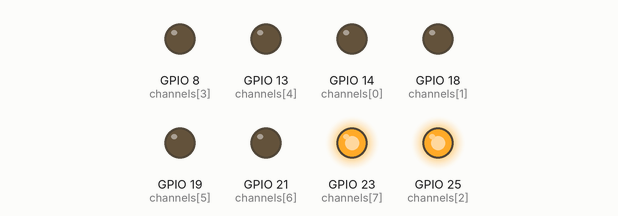
Recording of a program running on a simulated Raspberry Pi (BCM pin numbers). On the bench: output pins drawn as LEDs (lit = HIGH). At 10.0 s the program stops and its outputs stay as they are.

Above: at 0.1 s.
At 1.1 s:
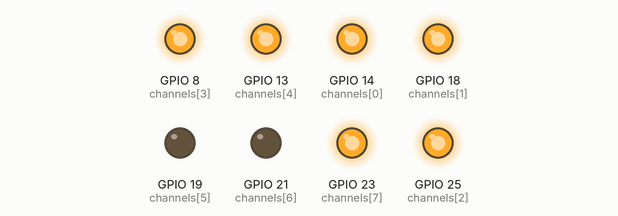
At 2.1 s:
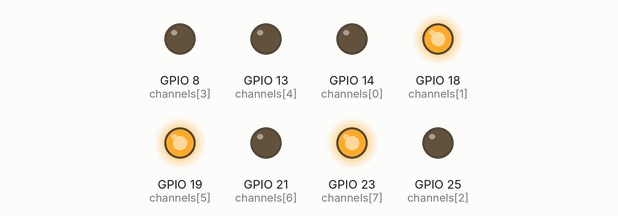
At 5.1 s:
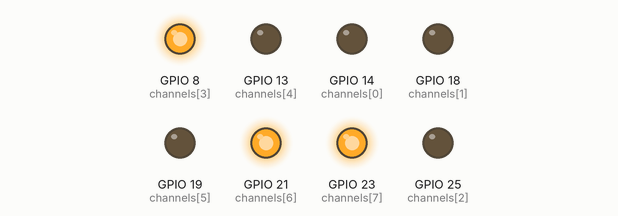
At 7.1 s:
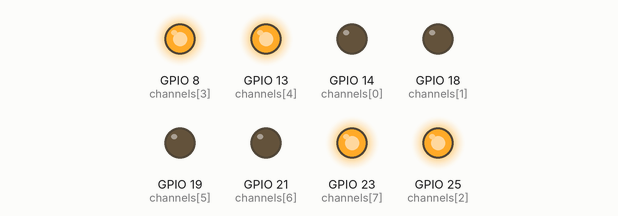
At 10.1 s:
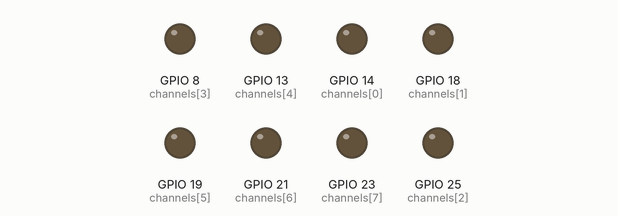
Timing chart, 0 to 11.5 s (numbered marks = the images above):
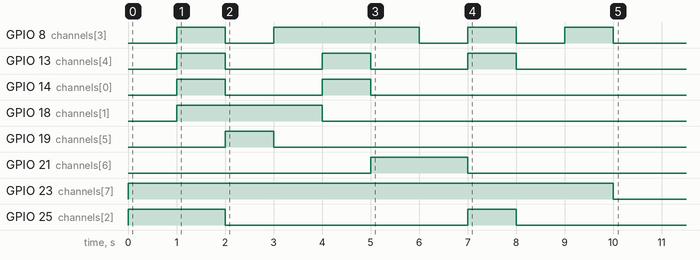

Measured:
- by itself, GPIO 8 (channels[3]): LOW → HIGH at 1.0 s, → LOW 1.0 s later, → HIGH 1.0 s later, → LOW 3.0 s later, … (8 changes in this stretch)
- by itself, GPIO 13 (channels[4]): alternates HIGH for 1.0 s and LOW for 2.0 s, 6 changes in all, then stays LOW
- by itself, GPIO 14 (channels[0]): alternates HIGH for 1.0 s and LOW for 2.0 s, 4 changes in all, then stays LOW
- by itself, GPIO 18 (channels[1]): LOW → HIGH at 1.0 s, → LOW 3.0 s later
- by itself, GPIO 19 (channels[5]): LOW → HIGH at 2.0 s, → LOW 1.0 s later
- by itself, GPIO 21 (channels[6]): LOW → HIGH at 5.0 s, → LOW 2.0 s later
- by itself, GPIO 23 (channels[7]): LOW → HIGH at 0.00 s, → LOW 10.0 s later
- by itself, GPIO 25 (channels[2]): LOW → HIGH at 0.00 s, → LOW 2.0 s later, → HIGH 5.0 s later, → LOW 1.0 s later

The program:

countup2.py
```python
#!/usr/bin/env python3
# -*- coding: utf-8 -*-
import RPi.GPIO as GPIO
import time
GPIO.setwarnings(False)
GPIO.setup
GPIO.setmode(GPIO.BCM)
channels = [14, 18, 25 ,8, 13, 19, 21, 23]
GPIO.setup(channels,GPIO.OUT)
#23(anode)on
GPIO.output(23,1)
#0
def display_0():
	GPIO.output(14,0)
	GPIO.output(21,0)
	GPIO.output(19,0)
	GPIO.output(13,0)
	GPIO.output(8,0)
	GPIO.output(18,0)
	GPIO.output(25,1)
	time.sleep(1)
#1
def display_1():
	GPIO.output(14,1)
	GPIO.output(21,0)
	GPIO.output(19,0)
	GPIO.output(13,1)
	GPIO.output(8,1)
	GPIO.output(18,1)
	GPIO.output(25,1)
	time.sleep(1)
#2
def display_2():
	GPIO.output(14,0)
	GPIO.output(21,0)
	GPIO.output(19,1)
	GPIO.output(13,0)
	GPIO.output(8,0)
	GPIO.output(18,1)
	GPIO.output(25,0)
	time.sleep(1)
#3
def display_3():
	GPIO.output(14,0)
	GPIO.output(21,0)
	GPIO.output(19,0)
	GPIO.output(13,0)
	GPIO.output(8,1)
	GPIO.output(18,1)
	GPIO.output(25,0)
	time.sleep(1)
#4
def display_4():
	GPIO.output(14,1)
	GPIO.output(21,0)
	GPIO.output(19,0)
	GPIO.output(13,1)
	GPIO.output(8,1)
	GPIO.output(18,0)
	GPIO.output(25,0)
	time.sleep(1)
#5
def display_5():
	GPIO.output(14,0)
	GPIO.output(21,1)
	GPIO.output(19,0)
	GPIO.output(13,0)
	GPIO.output(8,1)
	GPIO.output(18,0)
	GPIO.output(25,0)
	time.sleep(1)
#6
def display_6():
	GPIO.output(14,0)
	GPIO.output(21,1)
	GPIO.output(19,0)
	GPIO.output(13,0)
	GPIO.output(8,0)
	GPIO.output(18,0)
	GPIO.output(25,0)
	time.sleep(1)
#7
def display_7():
	GPIO.output(14,0)
	GPIO.output(21,0)
	GPIO.output(19,0)
	GPIO.output(13,1)
	GPIO.output(8,1)
	GPIO.output(18,0)
	GPIO.output(25,1)
	time.sleep(1)
#8
def display_8():
	GPIO.output(14,0)
	GPIO.output(21,0)
	GPIO.output(19,0)
	GPIO.output(13,0)
	GPIO.output(8,0)
	GPIO.output(18,0)
	GPIO.output(25,0)
	time.sleep(1)
#9
def display_9():
	GPIO.output(14,0)
	GPIO.output(21,0)
	GPIO.output(19,0)
	GPIO.output(13,0)
	GPIO.output(8,1)
	GPIO.output(18,0)
	GPIO.output(25,0)
	time.sleep(1)

#do function
display_0()
display_1()
display_2()
display_3()
display_4()
display_5()
display_6()
display_7()
display_8()
display_9()

#23(anode)off
GPIO.cleanup()
```
